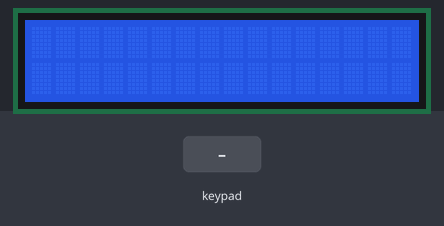
Simulated run of this sketch. Board: Arduino Mega 2560, built with avr-gcc and run on an emulated ATmega2560. Shown: 16×2 character LCD. The inputs (shaded band) are chosen by the test bench.

Above: at 1.2 s.
1.3 s: keypad keys 7 + 5 = pressed 0.4 s apart
At 3.0 s:
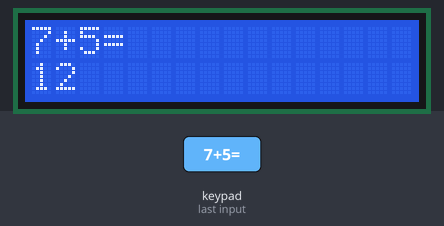
4.4 s: key '/' pressed
5.9 s: keypad keys 6 * 7 = pressed 0.4 s apart
At 8.0 s:
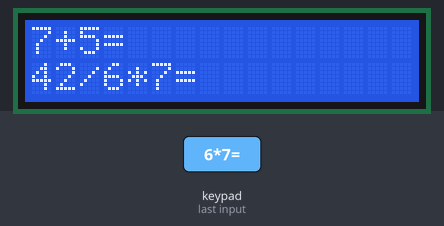
9.0 s: key '7' pressed
At 9.4 s:
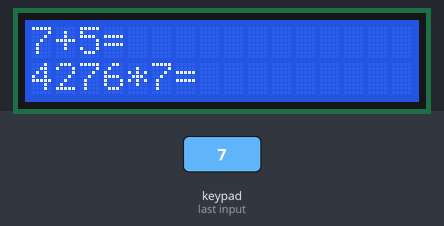
10.5 s: keypad keys 3 1 3 3 3 5 3 7 * pressed 0.4 s apart
At 14.2 s:
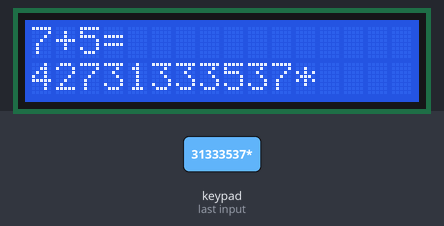
15.6 s: key '*' pressed
At 16.6 s:
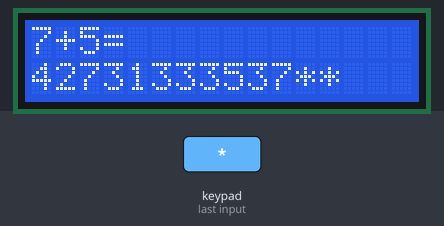
Timing chart, 0 to 18.1 s (numbered marks = the images above; inputs shaded):
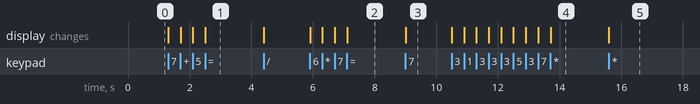

Measured:
- after the input at 1.3 s, the display: first changes at once (image 1 shows a later state)
- after the input at 5.9 s, the display: first changes at once (image 2 shows a later state)
- after the input at 9.0 s, the display: changes at once (image 3)
- after the input at 10.5 s, the display: first changes at once (image 4 shows a later state)
- after the input at 15.6 s, the display: changes at once (image 5)

The sketch:

33.ino
```cpp
#include <LiquidCrystal.h>
#include <Keypad.h>

//keypad
const byte ROWS = 4;
const byte COLS = 4;
char hexaKeys[ROWS][COLS] = {
  {'7', '8', '9', '/'},
  {'4', '5', '6', '*'},
  {'1', '2', '3', '-'},
  {'C', '0', '=', '+'}
};
byte rowPins[ROWS] = {31, 33, 35, 37};
byte colPins[COLS] = {23, 25, 27, 29};
Keypad customKeypad = Keypad( makeKeymap(hexaKeys), rowPins, colPins, ROWS, COLS);

//lcd
const int rs = 13 , en = 12, d4 = 8, d5 = 9, d6 = 10, d7 = 11;
LiquidCrystal lcd(rs, en, d4, d5, d6, d7);

//logic
char Operator = NULL;
int len ;
long int num1;
long int num2;
char nums[10] ;

void setup() {
  lcd.begin(16, 2);
  lcd.clear();
  lcd.setCursor(0, 0);
  len = 0;
}

void loop() {
  char customKey = customKeypad.getKey();
  if (customKey) {
    lcd.print(customKey);
    if (customKey == '+') {
      Operator = '+';
      num1 = converting(nums);
      len = 0;
    }
    else if (customKey == '-') {
      Operator = '-';
      num1 = converting(nums);
      len = 0;
    }
    else if (customKey == '/') {
      Operator = '/';
      num1 = converting(nums);
      len = 0;
    }
    else if (customKey == '*') {
      Operator = '*';
      num1 = converting(nums);
      len = 0;
    }
    else if (customKey == 'C') {
      lcd.setCursor(0, 0);
      lcd.clear();
      len = 0;
      Operator = NULL;
      num1 = 0;
      num2 = 0;
    }
    else if (customKey == '=') {
      num2 = converting(nums);
      lcd.setCursor(0, 1);
      len = 0;
      switch (Operator) {
        case '+':
          lcd.print(num1 + num2);
          break;
        case '-':
          lcd.print(num1 - num2);
          break;
        case '*':
          lcd.print(num1 * num2);
          break;
        case '/':
          lcd.print(num1 / num2);
          break;
      }
    }
    else {
      nums[len] = customKey ;
      len++;
    }
  }
}
int converting(char* nums) {
  long int num = 0;
  for (int i = len; i < 10 ; i++ ) {
    nums[i] = 0;
  }
  num=atoi(nums);
  for (int i = 0 ; i < 10 ; i++ ) {
    nums[i] = 0;
  }
  return num;
}
```
